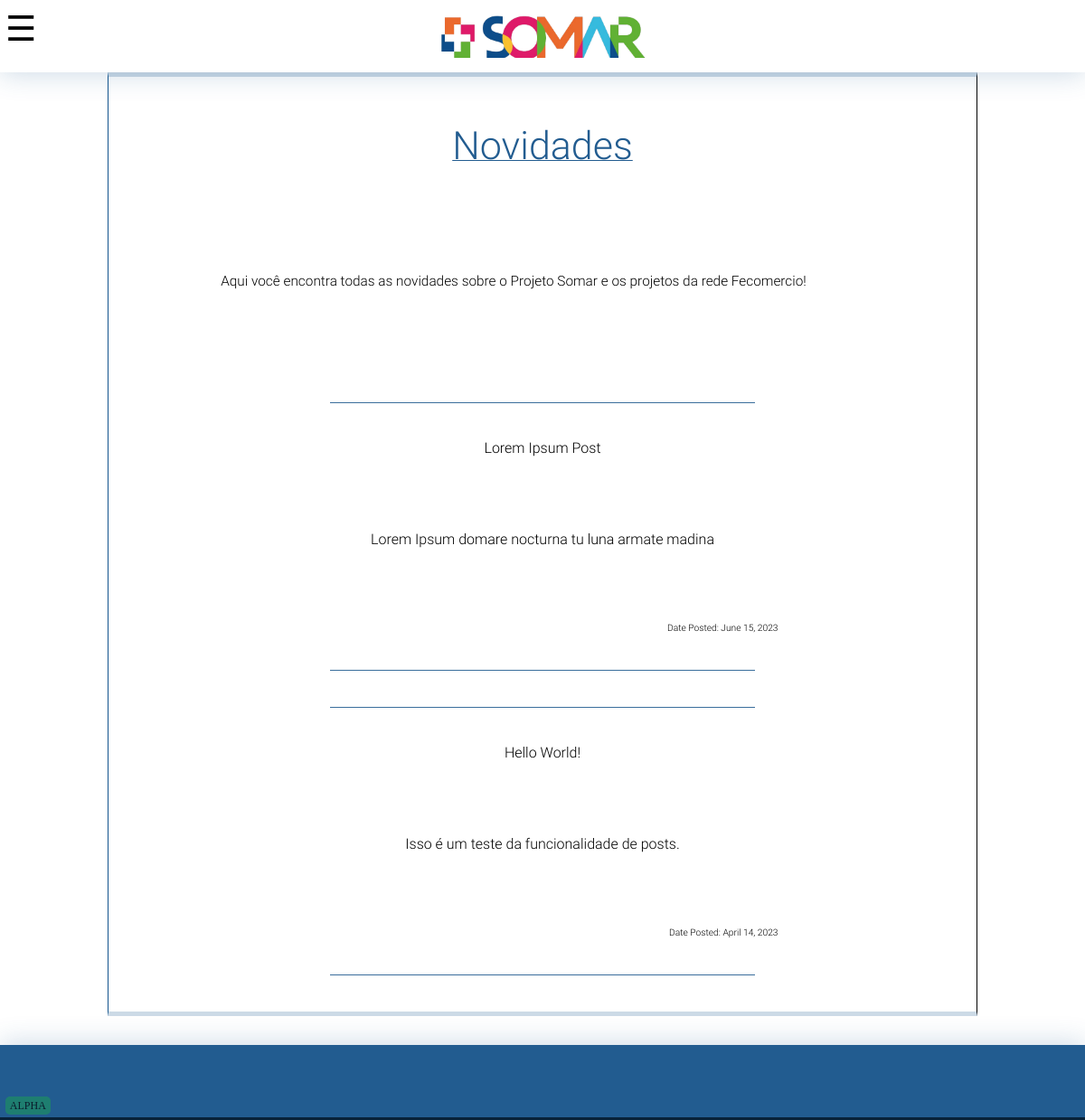
Page /news/ on the committed database.
### alexandria_site/models.py (models this page shows, shortened)
class Post(models.Model):
    def folder_name(self, postname):
        return f'{self.title}_blog_images/{postname}'
    title = models.CharField("Titulo", max_length=60)
    slug = models.SlugField("Slug", max_length=20)
    content = models.TextField("Conteúdo do Post")
    image = models.ImageField("Imagem", upload_to=folder_name, blank=True)
    date_posted = models.DateField("Data de Criação", auto_now_add=True)
    date_edited = models.DateField("Data da Ultima Edição", auto_now=True)

### alexandria_site/views.py (the view)
# urls.py: path("news/", views.news, name='news'),
def news(request):
    posts = reversed(models.Post.objects.all())
    return render(request, 'alexandria_site/news.html', {
        "posts": posts,
        "bgimg": "background-color: var(--lighter);"
    })

### alexandria_site/templates/alexandria_site/news.html
{% extends 'alexandria_site/layout.html' %}
{% block content  %}
<div class="news center">
    <div class="content-section" id="newsAbout">
        <p class="title center"> Novidades </p><br><br>
        <p class="text center"> Aqui você encontra todas as novidades sobre o Projeto Somar e os projetos da rede Fecomercio!</p>
        <br>
    </div>
    <div class="content-section" id="newsPosts">
        {% for post in posts %}
        <div onclick="location.href='#'" id="post"  class="post center">
            <hr style="width: 70%;">
            <div style="max-width: 50vw; margin: 0 auto;">
                <p id="title" class="center">{{post.title}}</p>
                <br>
                <p id="post-content" class="center">{{post.content}}</p>
                <br>
                <p id="date"> Date Posted: {{post.date_posted}}&#160 &#160</p>
            </div>
            <hr style="width: 70%;">
        </div>
        {% endfor %}
    </div>
</div>
{% endblock content  %}

### alexandria_site/static/css/stylesheet.css (style rules this page uses)
html, body, div, span, applet, object, iframe, h1, h2, h3, h4, h5, h6, p, blockquote, pre, a, abbr, acronym, address, big, cite, code, del, dfn, em, img, ins, kbd, q, s, samp, small, strike, strong, sub, sup, tt, var, b, u, i, center, dl, dt, dd, ol, ul, li, fieldset, form, label, legend, table, caption, tbody, tfoot, thead, tr, th, td, article, aside, canvas, details, embed, figure, figcaption, footer, header, hgroup, menu, nav, output, ruby, section, summary, time, mark, audio, video { margin: 0; padding: 0; border: 0; font-size: 100%; font: inherit; vertical-align: baseline; }
body { display: flex; flex-direction: column; max-width: 100dvw; margin: 0; min-height: 100%; min-width: 100%; }
hr { width:75%; border: none; height: 1px; background-color: var(--shadowStrong); margin-top: 5vh; margin-bottom: 5vh; }
:root { --bannerSize: 5rem; --accordion: #225c90; --sub-accordion: #0D4373; --accordion-nav: #cee7fa; --accordion-hover: #187FD9; --sub-accordion-hover: #187FD9; --button: #F26430; --shadow: #225c903a; --shadowStrong: #225d90e3; --whiter: #ffffff; --white: #ffffff; --lighter: #ffffff; --light: #ffffff; --greyish: #ffffff; --medium: #225c90; --mutedMedium: #ffffff; --dark: #082239; --fontSize: 80rem; --accordion-width: min(50vw, 30rem); }
.page-bg { background-color: var(--white); }
.text { width: 50rem; font-size: calc(var(--fontSize) * 0.012); padding: 1rem; }
.content-section { width: 100%; min-height: auto; margin-inline: 0; margin-top: 2%; overflow: hidden; }
.title { margin: 3vh; font-size: calc(var(--fontSize) * 0.0336); font-family: roboto; font-weight: 500; color: var(--medium); text-decoration: underline solid 0.02vw; }
.content-section .post { cursor: pointer; background-color: var(--greyish); width: 70%; transition: 0.5s; }
.content-section #date { font-size: calc(var(--fontSize) * 0.008); text-align: right; }
.content-section p { font-family:roboto; font-weight: 200; margin: 2rem; }
.news { min-height: 100vh; width: 80%; background-color: var(--white); border: 1px outset var(--dark); border-top: 5px solid var(--shadow); border-bottom: 5px solid var(--shadow); }
.center { margin-left: auto; margin-right: auto; }
.center p, small, h1, h2, h3, h4, h5, h6 { text-align: center; }

### rows in the picture
Post: title "Lorem Ipsum Post", content "Lorem Ipsum domare nocturna tu luna armate madina", date_posted "June 15, 2023"
Post: title "Hello World!", content "Isso é um teste da funcionalidade de posts.", date_posted "April 14, 2023"
